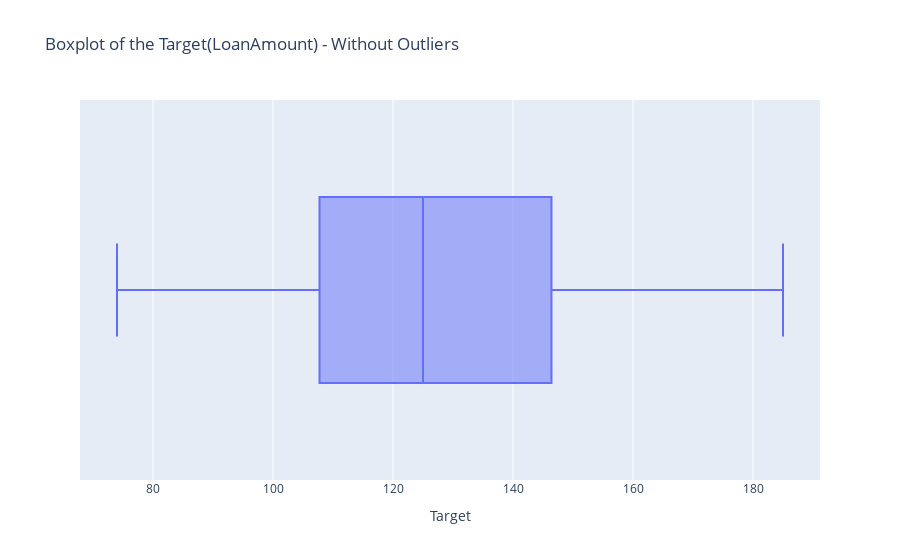

Notebook source saved alongside this figure:
### Code cell
import matplotlib.pyplot as plt

fig =px.box(
    data_frame = Outlier_table,
    x='LoanAmount',
    orientation ='h',
    title = 'Boxplot of the Target(LoanAmount) - Without Outliers'

)
fig.update_layout(xaxis_title='Target')
fig.show()

### Figure 1 — Plotly figure (JSON) as saved in the notebook; plotly's stock layout.template omitted (floating-point values rounded to 4 significant figures; data arrays with more than 128 entries replaced by an {"elided": "..."} marker saying what was removed)
{"data": [{"alignmentgroup": "True", "hovertemplate": "LoanAmount=%{x}<extra></extra>", "legendgroup": "", "marker": {"color": "#636efa"}, "name": "", "notched": false, "offsetgroup": "", "orientation": "h", "showlegend": false, "type": "box", "x": {"elided": "357 float values"}, "x0": " ", "xaxis": "x", "y0": " ", "yaxis": "y"}], "layout": {"boxmode": "group", "legend": {"tracegroupgap": 0}, "title": {"text": "Boxplot of the Target(LoanAmount) - Without Outliers"}, "xaxis": {"anchor": "y", "domain": [0, 1], "title": {"text": "Target"}}, "yaxis": {"anchor": "x", "domain": [0, 1]}}}
